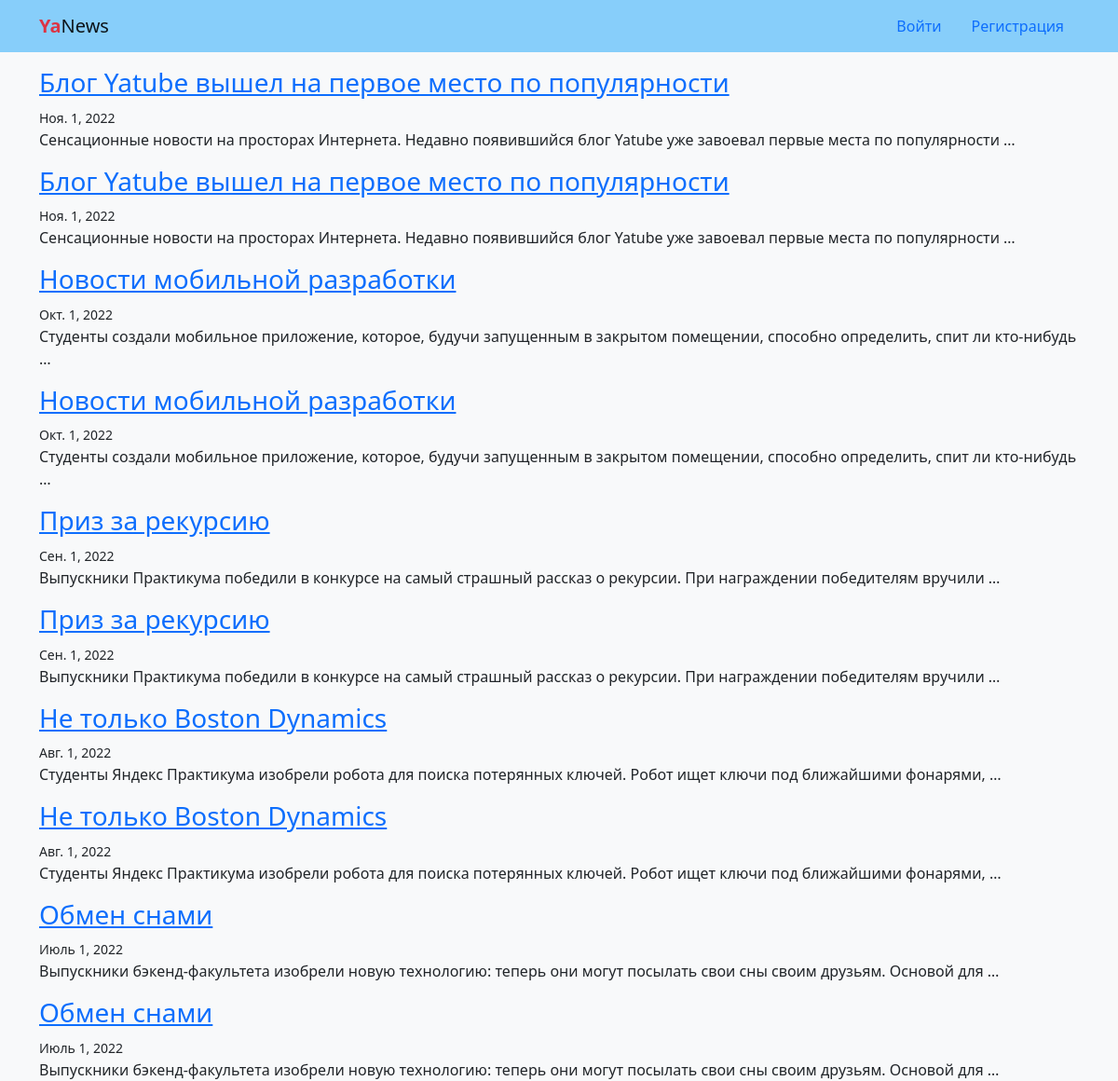
The page / on the database its author committed.
### news/models.py (models this page shows, shortened)
class News(models.Model):
    title = models.CharField(max_length=50)
    text = models.TextField()
    date = models.DateField(default=datetime.today)
    class Meta:
        ordering = ('-date',)
        verbose_name_plural = 'Новости'
        verbose_name = 'Новость'

### news/views.py (the view)
# urls.py: path('', views.NewsList.as_view(), name='home'),
class NewsList(generic.ListView):
    model = News
    template_name = 'news/home.html'
    def get_queryset(self):
        return self.model.objects.prefetch_related(
            'comment_set'
        )[:settings.NEWS_COUNT_ON_HOME_PAGE]

### templates/news/home.html (shortened to what this page needs)
{% extends "base.html" %}
{% block content %}
  {% for news in object_list %}
    <div class="mt-3">
      <h3><a href="{% url 'news:detail' news.pk %}">{{ news.title }}</a></h3>
      <div><small>{{ news.date }}</small></div>
      <div>{{ news.text|truncatewords:15 }}</div>
    </div>
  {% endfor %}
{% endblock content %}

### templates/base.html (shortened to what this page needs)
<!DOCTYPE html>
<html>
  <head>
    <link rel="stylesheet"
      href="https://cdn.jsdelivr.net/npm/bootstrap@5.0.1/dist/css/bootstrap.min.css"
      rel="stylesheet"
>
  </head>
  <body class="bg-light">
    {% include "includes/header.html" %}
    <div class="container mt-3">
      {% block content %}
      {% endblock %}
    </div>
  </body>
</html>

### templates/includes/header.html
<header>
  <nav class="navbar navbar-light" style="background-color: lightskyblue">
    <li class="container">
      <a class="navbar-brand" href="{% url 'news:home' %}">
        <span class="text-danger"><b>Ya</b></span>News
      </a>
      <ul class="nav nav-pills">
        {% if user.is_authenticated %}
          <li class="align-self-center">
            Пользователь: {{ user.username }}
          </li>
          <li class="nav-item">
            <a class="nav-link" href="{% url 'users:logout' %}">Выйти</a>
          </li>
        {% else %}
          <li class="nav-item">
            <a class="nav-link" href="{% url 'users:login' %}">Войти</a>
          </li>
          <li class="nav-item">
            <a class="nav-link" href="{% url 'users:signup' %}">Регистрация</a>
          </li>
        {% endif %}
      </ul>
    </li>
  </nav>
</header>

### rows shown on the page
News: title "Блог Yatube вышел на первое место по популярности", date "Ноя. 1, 2022", text "Сенсационные новости на просторах Интернета. Недавно появившийся блог Yatube уже завоевал первые места по популярности …"
News: title "Блог Yatube вышел на первое место по популярности", date "Ноя. 1, 2022", text "Сенсационные новости на просторах Интернета. Недавно появившийся блог Yatube уже завоевал первые места по популярности …"
News: title "Новости мобильной разработки", date "Окт. 1, 2022", text "Студенты создали мобильное приложение, которое, будучи запущенным в закрытом помещении, способно определить, спит ли кто-нибудь …"
News: title "Новости мобильной разработки", date "Окт. 1, 2022", text "Студенты создали мобильное приложение, которое, будучи запущенным в закрытом помещении, способно определить, спит ли кто-нибудь …"
News: title "Приз за рекурсию", date "Сен. 1, 2022", text "Выпускники Практикума победили в конкурсе на самый страшный рассказ о рекурсии. При награждении победителям вручили …"
News: title "Приз за рекурсию", date "Сен. 1, 2022", text "Выпускники Практикума победили в конкурсе на самый страшный рассказ о рекурсии. При награждении победителям вручили …"
News: title "Не только Boston Dynamics", date "Авг. 1, 2022", text "Студенты Яндекс Практикума изобрели робота для поиска потерянных ключей. Робот ищет ключи под ближайшими фонарями, …"
News: title "Не только Boston Dynamics", date "Авг. 1, 2022", text "Студенты Яндекс Практикума изобрели робота для поиска потерянных ключей. Робот ищет ключи под ближайшими фонарями, …"
News: title "Обмен снами", date "Июль 1, 2022", text "Выпускники бэкенд-факультета изобрели новую технологию: теперь они могут посылать свои сны своим друзьям. Основой для …"
News: title "Обмен снами", date "Июль 1, 2022", text "Выпускники бэкенд-факультета изобрели новую технологию: теперь они могут посылать свои сны своим друзьям. Основой для …"
